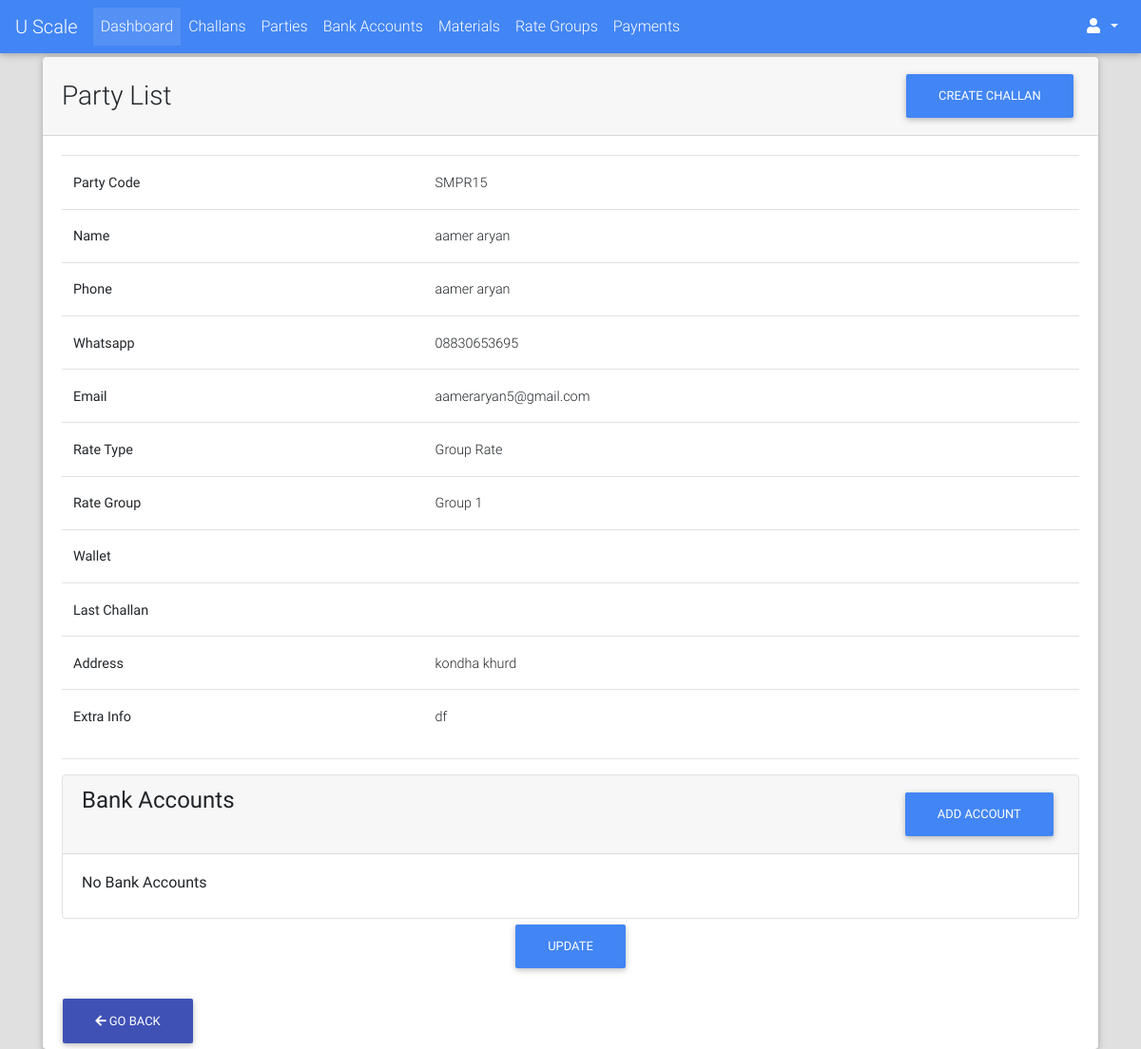
Before: /parties/detail/SMPR15/ (signed in) with the older database file.
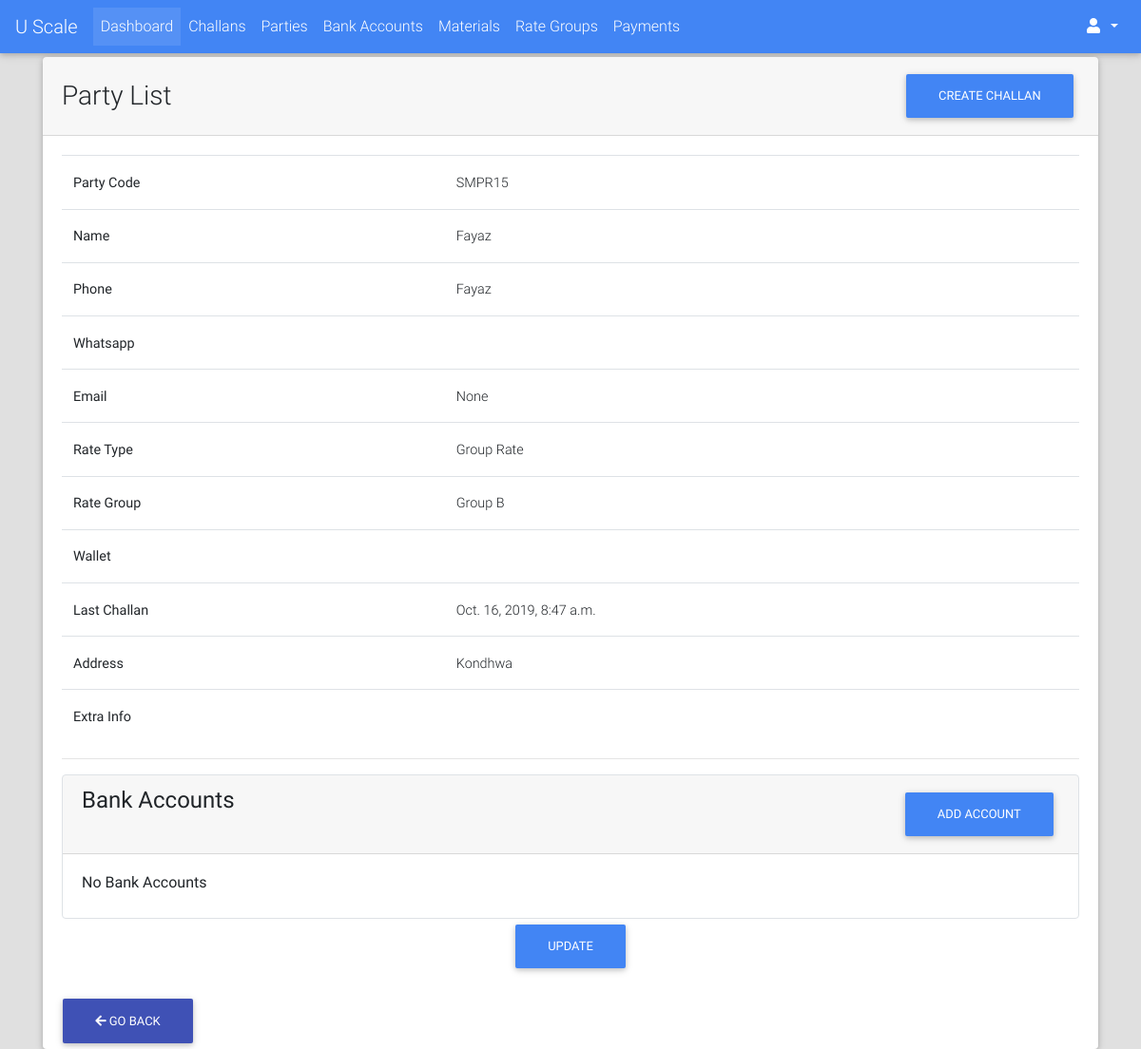
After: the same page with the newer database file.
### parties/models.py (models this page shows, shortened)
class Party(models.Model):
    RATE_TYPE_CHOICES = (("GR", "Group Rate"), ("IR", "Individual Rate"))
    rate_type = models.CharField(max_length=2, choices=RATE_TYPE_CHOICES)
    rate_group = models.ForeignKey("rates.RateGroup", on_delete=models.PROTECT, blank=True, null=True)
    name = models.CharField(max_length=128)
    party_code = models.CharField(max_length=32, blank=True)
    address = models.TextField(blank=True)
    phone = models.CharField(max_length=13)
    whatsapp = models.CharField(max_length=13, blank=True)
    email = models.EmailField(blank=True, null=True)
    extra_info = models.TextField(blank=True)
    is_wallet_party = models.BooleanField(default=False)
    is_active = models.BooleanField(default=True)
    @property
    def get_update_url(self):
        return reverse_lazy("parties:update", kwargs={"party_code": self.party_code})
    @property
    def get_challan_ad_url(self):
        return str(reverse_lazy("challans:add")) + "?ptid={}".format(self.id)
    @property
    def get_bank_account_add_url(self):
        return str(reverse_lazy("bank_accounts:add")) + "?ptid={}".format(self.id)
    class Meta:
        verbose_name = "Party"
        verbose_name_plural = "Parties"

### rates/models.py (models this page shows, shortened)
class RateGroup(models.Model):
    name = models.CharField(max_length=64)
    extra_info = models.TextField(blank=True)
    is_active = models.BooleanField(default=True)
    def __str__(self):
        return self.name

### challans/models.py (models this page shows, shortened)
class Challan(models.Model):
    STATUS_CHOICES = (("PN", "Pending"), ("DN", "Done"))
    created_by = models.ForeignKey(User, on_delete=models.PROTECT)
    party = models.ForeignKey("parties.Party", on_delete=models.CASCADE)
    challan_no = models.CharField(max_length=32, blank=True, null=True)
    vehicle_details = models.CharField(max_length=128, blank=True, null=True)
    weights_amount = models.DecimalField(max_digits=9, decimal_places=2, default=0.00)
    extra_charges = models.DecimalField(max_digits=9, decimal_places=2, default=0.00)
    total_amount = models.DecimalField(max_digits=9, decimal_places=2, default=0.00)
    image = models.ImageField(upload_to="payments/", blank=True, null=True)
    extra_info = models.TextField(blank=True)
    created_on = models.DateTimeField(auto_now_add=True)
    updated_on = models.DateTimeField(auto_now=True)
    is_entries_done = models.BooleanField(default=False)
    is_reports_done = models.BooleanField(default=False)
    is_rates_assigned = models.BooleanField(default=False)
    is_payed = models.BooleanField(default=False)
    status = models.CharField(max_length=2, choices=STATUS_CHOICES, default="PN")

### parties/views.py (the view)
# urls.py: url(r"^detail/(?P<party_code>[0-9a-zA-Z-]+)/$", views.PartyDetailView.as_view(), name="detail"),
class PartyDetailView(LoginRequiredMixin, DetailView):
    model = Party
    template_name = "parties/detail.html"
    slug_field = "party_code"
    slug_url_kwarg = "party_code"
    def get_object(self, queryset=None):
        party = super().get_object()
        if party.is_active:
            return party
        return Http404("Party Is Not Active")

### portal/templates/parties/detail.html (shortened to what the changed rows need)
{% extends "portal/base.html" %}
{% load crispy_forms_tags %}
{% block content %}
    <div class="container">
        <div class="card">
            <div class="card-body">
                <table class="table">
                    <tbody>
                        <tr>
                             <th>Party Code</th>
                             <td>{{ party.party_code }}</td>
                         </tr>
                        <tr>
                            <th>Name</th>
                            <td>{{ party.name }}</td>
                        </tr>
                        <tr>
                            <th>Phone</th>
                            <td>{{ party.name }}</td>
                        </tr>
                        <tr>
                            <th>Whatsapp</th>
                            <td>{{ party.whatsapp }}</td>
                        </tr>
                        <tr>
                            <th>Email</th>
                            <td>{{ party.email }}</td>
                        </tr>
                        <tr>
                            <th>Rate Type</th>
                            <td>{{ party.get_rate_type_display }}</td>
                        </tr>
                        <tr>
                            <th>Rate Group</th>
                            <td>{{ party.rate_group }}</td>
                        </tr>
                        <tr>
                            <th>Wallet</th>
                        </tr>
                        <tr>
                            <th>Last Challan</th>
                            <td>{{ party.challan_set.last.created_on }}</td>
                        </tr>
                        <tr>
                            <th>Address</th>
                            <td>{{ party.address }}</td>
                        </tr>
                        <tr>
                            <th>Extra Info</th>
                            <td>{{ party.extra_info }}</td>
                        </tr>
                    </tbody>
                </table>
            </div>
        </div>
    </div>
{% endblock %}

Changed rows visible on the page:
changed Party "SMPR15": name "aamer aryan" → "Fayaz"; email "aameraryan5@gmail.com" → "None"; rate_group "Group 1" → "Group B"; challan_set.last.created_on (not shown) → "Oct. 16, 2019, 8:47 a.m."; address "kondha khurd" → "Kondhwa"; whatsapp "08830653695" → (not shown); extra_info "df" → (not shown)
